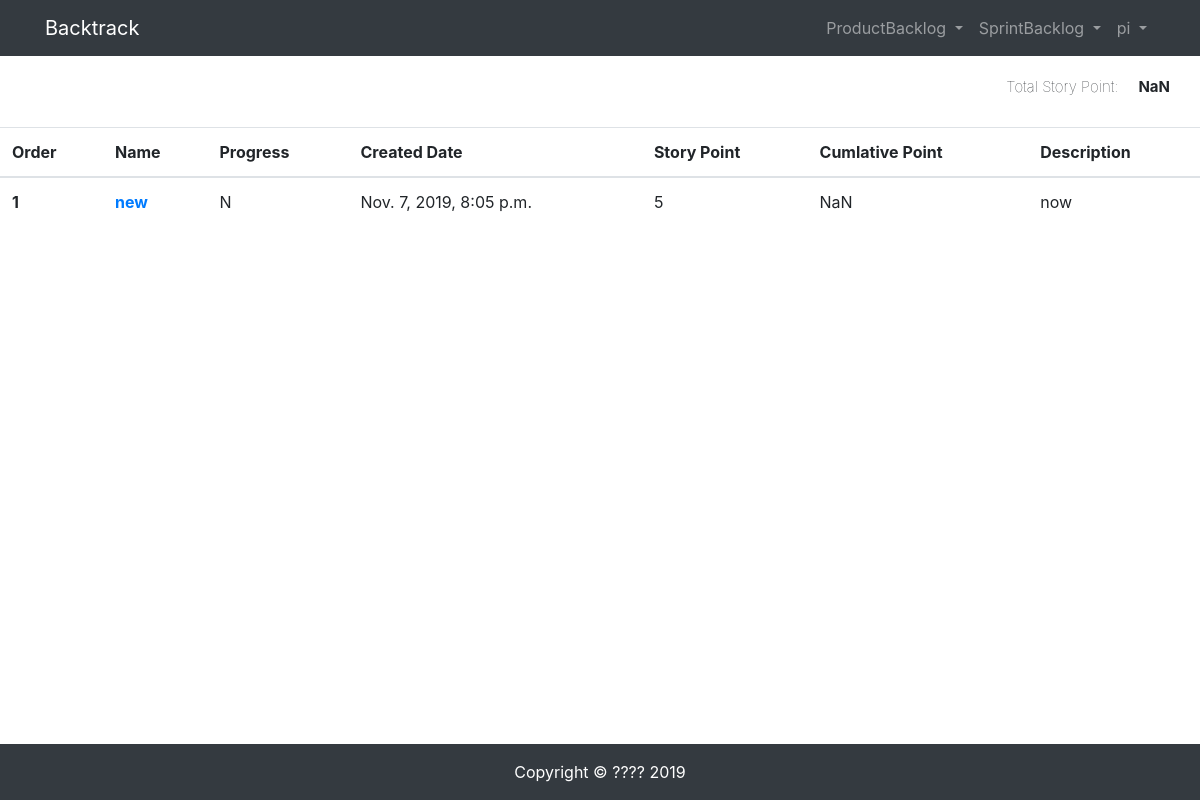
/orderlist/ (signed in), run on the app's committed database.
### productbacklog/models.py (models this page shows, shortened)
class ProductBacklogItem (models.Model):
    product = models.ForeignKey(Product, on_delete=models.CASCADE)
    name = models.CharField(max_length=100)
    description = models.CharField(max_length=200)
    NOTSTART = 'N'
    INPROGRESS = 'P'
    COMPLETE = 'C'
    PROGRESS_STATUS = (
        (NOTSTART, 'not start'),
        (INPROGRESS, 'in progress'),
        (COMPLETE, 'complete'),
    )
    progress = models.CharField(
        max_length=1,
        choices=PROGRESS_STATUS,
        default=NOTSTART,
        blank=False,
    )
    storypoint = models.IntegerField()
    created = models.DateTimeField(default=timezone.now)
    updated = models.DateTimeField(auto_now=True)
    order = models.IntegerField(default=0)

### productbacklog/views.py (the view)
# urls.py: path('orderlist/', views.order_list, name="orderlist"),
@login_required(login_url='/login')
def order_list(request):
    order_list = ProductBacklogItem.objects.filter(order__gt=0, product__name='helloword').order_by('order')
    context = {'pbis': order_list}
    return render(request, 'productbacklog/orderlist.html', context)

### templates/productbacklog/orderlist.html (shortened to what this page needs)
{% extends "base.html" %}
{% load staticfiles %}
{% block content %}
<link rel="stylesheet" href="{% static 'productbacklog/orderlist.css' %}"/>
  <div class='tSPContainer'><label for='totalStoryPoint'>Total Story Point:</label><div id='totalStoryPoint'></div></div>
<table class="table">
    <thead>
      <tr>
        <th scope="col">Order</th>
        <th scope="col">Name</th>
        <th scope="col">Progress</th>
        <th scope="col">Created Date</th>
        <th scope="col">Story Point</th>
        <th scope="col">Cumlative Point</th>
        <th scope="col">Description</th>
      </tr>
    </thead>
    <tbody>
      {% for pbi in pbis %}
      <tr id={{pbi.id}}>
        <th scope="row">{{pbi.order}}</th>
        {%  if user.profile.type == 'DV' %}
        <th scope="row" action="/productbacklog/switchpbi">
          <a href="{% url 'sprintbacklog:addsbi' pbi.id %}">
            {{pbi.name}}
          </a>
        </th>
        {% endif %}
        <td>{{pbi.progress}}</td>
        <td>{{pbi.created}}</td>
        <td class='storyPoint'>{{pbi.storypoint}}</td>
        <td class='cumulativeStoryPoint'></td>
        <td class='description'>{{pbi.description}}</td>
      </tr>
      {% endfor %}
    </tbody>
</table>
{% endblock content %}

### templates/header.html (shortened to what this page needs)
<nav class="navbar navbar-expand-lg navbar-dark bg-dark">
  <div class="container">
    <a class="navbar-brand" href="/productbacklog">Backtrack</a>
    <div>
      <ul class="navbar-nav">
        {% if user.is_authenticated %}
        {% if user.profile.type == 'DV' %}
        <li class="nav-item dropdown">
          <a class="nav-link dropdown-toggle" href="#" id="navbarDropdown" role="button" data-toggle="dropdown" aria-haspopup="true" aria-expanded="false">
            ProductBacklog
          </a>
        </li>
        <li class="nav-item dropdown">
          <a class="nav-link dropdown-toggle" href="#" id="navbarDropdown" role="button" data-toggle="dropdown" aria-haspopup="true" aria-expanded="false">
            SprintBacklog
          </a>
        </li>
        {% endif %}
        {% endif %}
	{% if user.is_authenticated %}
            <li class="nav-item dropdown">
              <a class="nav-link dropdown-toggle" href="#" id="navbarDropdown" role="button" data-toggle="dropdown" aria-haspopup="true" aria-expanded="false">
                {{ user.username }}
              </a>
          </li>
        {% else %}
          <li class="nav-item">
              <a class="nav-link" href="#">Login</a>
          </li>
        {% endif %}
      </ul>
    </div>
  </div>
</nav>

### static/productbacklog/orderlist.css (style rules this page uses)
.tSPContainer { display: block; float: right; margin: 20px; }
.tSPContainer label { display: inline; float: left; font-weight: lighter; font-size: 15px; padding-right: 20px; }
#totalStoryPoint { display: inline; float: right; font-weight: bold; font-size: 15px; padding-right: 10px; }

### templates/header.html (style rules this page uses)
nav { user-select: none; }

### data on the page
ProductBacklogItem: order "1", name "new", progress "N", created "Nov. 7, 2019, 8:05 p.m.", storypoint "5", description "now"

### other printed values
{{ user.username }} "pi"
